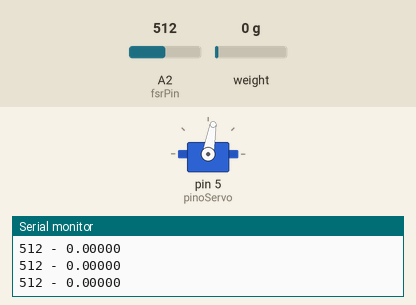
Recording of a sketch running on a simulated Arduino Uno, built with avr-gcc and run on an emulated ATmega328P. On the bench: servo, the last lines printed to the serial monitor. The inputs (shaded band) are chosen by the test bench; at power-on: weight on the scale 0 g, A2 (fsrPin) = 512.

Above: at 18.4 s.
18.5 s: weight on the scale set to 485 g
20.0 s: weight on the scale set to 573 g
At 20.3 s:
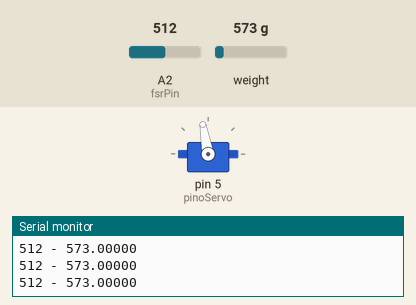
Timing chart, 0 to 23.0 s (numbered marks = the images above; inputs shaded):
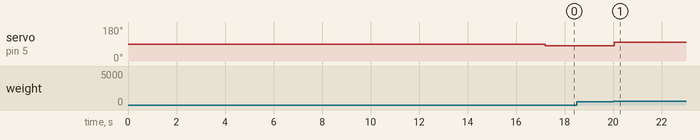

Measured:
- the behaviour switches between 520 and 521 g on weight on the scale (found by bisection; images 0 and 1)
- after the input at 20.0 s, servo on pin 5 (pinoServo): 80° → 100° at once

The sketch:

motorized_linear_sampling.ino
```cpp
// (licence header left out)
#include <Arduino.h>
#include "HX711.h"
#include <Servo.h> //INCLUSÃO DA BIBLIOTECA NECESSÁRIA

// HX711 circuit wiring
const int LOADCELL_DOUT_PIN = 2;
const int LOADCELL_SCK_PIN = 3;
const int fsrPin = A2;
const int pinoServo = 5; //PINO DIGITAL UTILIZADO PELO SERVO

HX711 scale;

Servo s; //OBJETO DO TIPO SERVO
int intensity = -10;
float measure = 0;
int direction = 1;

void setup() {
  Serial.begin(57600);
  Serial.println("HX711 Demo");
  Serial.println("Initializing the scale");

  s.attach(pinoServo); //ASSOCIAÇÃO DO PINO DIGITAL AO OBJETO DO TIPO SERVO
  s.write(90); //INICIA O MOTOR NA POSIÇÃO 0º
  delay(10000);

  scale.begin(LOADCELL_DOUT_PIN, LOADCELL_SCK_PIN);

  Serial.println("Before setting up the scale:");
  Serial.print("read: \t\t");
  Serial.println(scale.read());      // print a raw reading from the ADC

  Serial.print("read average: \t\t");
  Serial.println(scale.read_average(20));   // print the average of 20 readings from the ADC

  Serial.print("get value: \t\t");
  Serial.println(scale.get_value(5));   // print the average of 5 readings from the ADC minus the tare weight (not set yet)

  Serial.print("get units: \t\t");
  Serial.println(scale.get_units(5), 1);  // print the average of 5 readings from the ADC minus tare weight (not set) divided
            // by the SCALE parameter (not set yet)

  scale.set_scale(-430.882);                      // this value is obtained by calibrating the scale with known weights; see the README for details
  scale.tare();               // reset the scale to 0

  Serial.println("After setting up the scale:");

  Serial.print("read: \t\t");
  Serial.println(scale.read());                 // print a raw reading from the ADC

  Serial.print("read average: \t\t");
  Serial.println(scale.read_average(20));       // print the average of 20 readings from the ADC

  Serial.print("get value: \t\t");
  Serial.println(scale.get_value(5));   // print the average of 5 readings from the ADC minus the tare weight, set with tare()

  Serial.print("get units: \t\t");
  Serial.println(scale.get_units(5), 1);        // print the average of 5 readings from the ADC minus tare weight, divided
            // by the SCALE parameter set with set_scale

  Serial.println("Readings:");


}

void loop() {

  s.write(90+direction*intensity);

  Serial.print(analogRead(fsrPin));
  Serial.print(" - ");
  measure = scale.get_units(1);
  Serial.println(measure, 5);

  if(measure > 520&& direction == 1){
    direction = -1;
  }

  if(measure <= 0 && direction == -1){
    direction = 0;
  }
}
```
